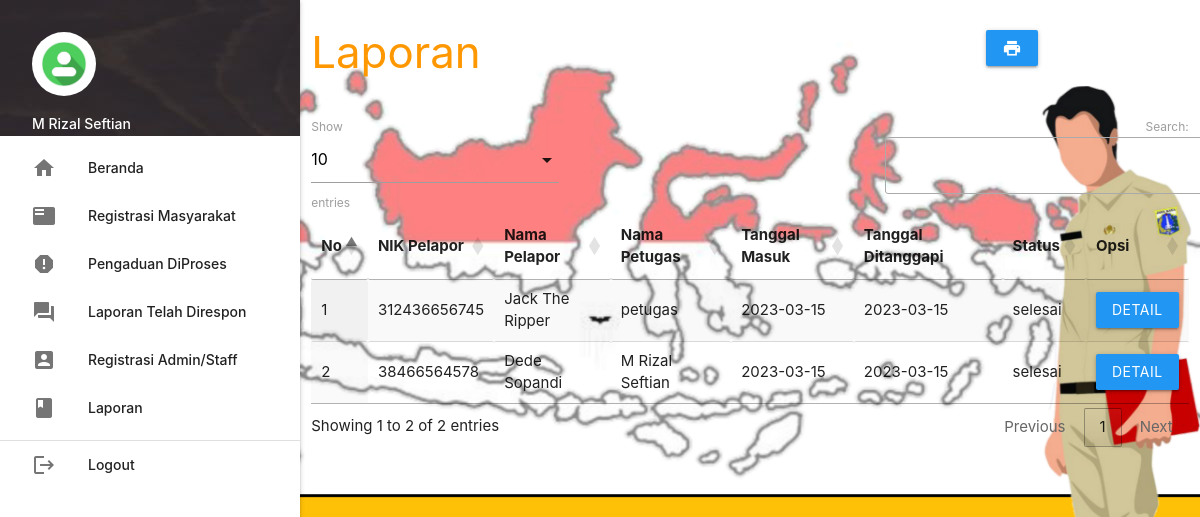
The page /admin/index.php?p=laporan (signed in) on the database its author committed.
### tables this page shows
CREATE TABLE `pengaduan` (
  `id_pengaduan` int(5) NOT NULL,
  `tgl_pengaduan` date NOT NULL,
  `nik` char(16) NOT NULL,
  `isi_laporan` text NOT NULL,
  `foto` varchar(255) NOT NULL,
  `status` enum('proses','selesai') NOT NULL
);

CREATE TABLE `masyarakat` (
  `nik` char(16) NOT NULL,
  `nama` varchar(35) NOT NULL,
  `username` varchar(25) NOT NULL,
  `password` varchar(255) NOT NULL,
  `telp` int(13) NOT NULL
);

CREATE TABLE `petugas` (
  `id_petugas` int(5) NOT NULL,
  `nama_petugas` varchar(40) NOT NULL,
  `username` varchar(30) NOT NULL,
  `password` varchar(255) NOT NULL,
  `telp_petugas` int(13) NOT NULL,
  `level` enum('admin','petugas') NOT NULL
);

CREATE TABLE `tanggapan` (
  `id_tanggapan` int(5) NOT NULL,
  `id_pengaduan` int(5) NOT NULL,
  `tgl_tanggapan` date NOT NULL,
  `tanggapan` text NOT NULL,
  `id_petugas` int(5) NOT NULL
);

### admin/laporan.php (the view, shortened to what this page needs)
       <div class="row">
         <div class="col s12 m9">
           <h3 class="orange-text">Laporan</h3>
         </div>
         <div class="col s12 m3">
           <div class="section"></div>
           <a class="waves-effect waves-light btn blue" href="cetak.php"><i class="material-icons">print</i></a>
         </div>
       </div>
       <table id="example" class="display responsive-table" style="width:100%">
         <thead>
             <tr>
			<th>No</th>
			<th>NIK Pelapor</th>
			<th>Nama Pelapor</th>
			<th>Nama Petugas</th>
			<th>Tanggal Masuk</th>
			<th>Tanggal Ditanggapi</th>
			<th>Status</th>
			<th>Opsi</th>
             </tr>
         </thead>
         <tbody>
<?php
	$no=1;
	$query = mysqli_query($koneksi,"SELECT * FROM pengaduan INNER JOIN masyarakat ON pengaduan.nik=masyarakat.nik INNER JOIN tanggapan ON tanggapan.id_pengaduan=pengaduan.id_pengaduan INNER JOIN petugas ON tanggapan.id_petugas=petugas.id_petugas ORDER BY tgl_pengaduan DESC");
	while ($r=mysqli_fetch_assoc($query)) { ?>
	<tr>
		<td><?php echo $no++; ?></td>
		<td><?php echo $r['nik']; ?></td>
		<td><?php echo $r['nama']; ?></td>
		<td><?php echo $r['nama_petugas']; ?></td>
		<td><?php echo $r['tgl_pengaduan']; ?></td>
		<td><?php echo $r['tgl_tanggapan']; ?></td>
		<td><?php echo $r['status']; ?></td>
		<td><a class="btn blue modal-trigger" href="#laporan?id_tanggapan=<?php echo $r['id_tanggapan'] ?>">Detail</a></td>
	</tr>
           <?php  }
            ?>
         </tbody>
       </table>

### rows shown on the page
pengaduan: masyarakat.nik "312436656745", masyarakat.nama "Jack The Ripper", petugas.nama_petugas "petugas", tgl_pengaduan "2023-03-15", tanggapan.tgl_tanggapan "2023-03-15", status "selesai"
pengaduan: masyarakat.nik "38466564578", masyarakat.nama "Dede Sopandi", petugas.nama_petugas "M Rizal Seftian", tgl_pengaduan "2023-03-15", tanggapan.tgl_tanggapan "2023-03-15", status "selesai"

### other values the page prints
$_SESSION['data']['nama_petugas'] "M Rizal Seftian"
